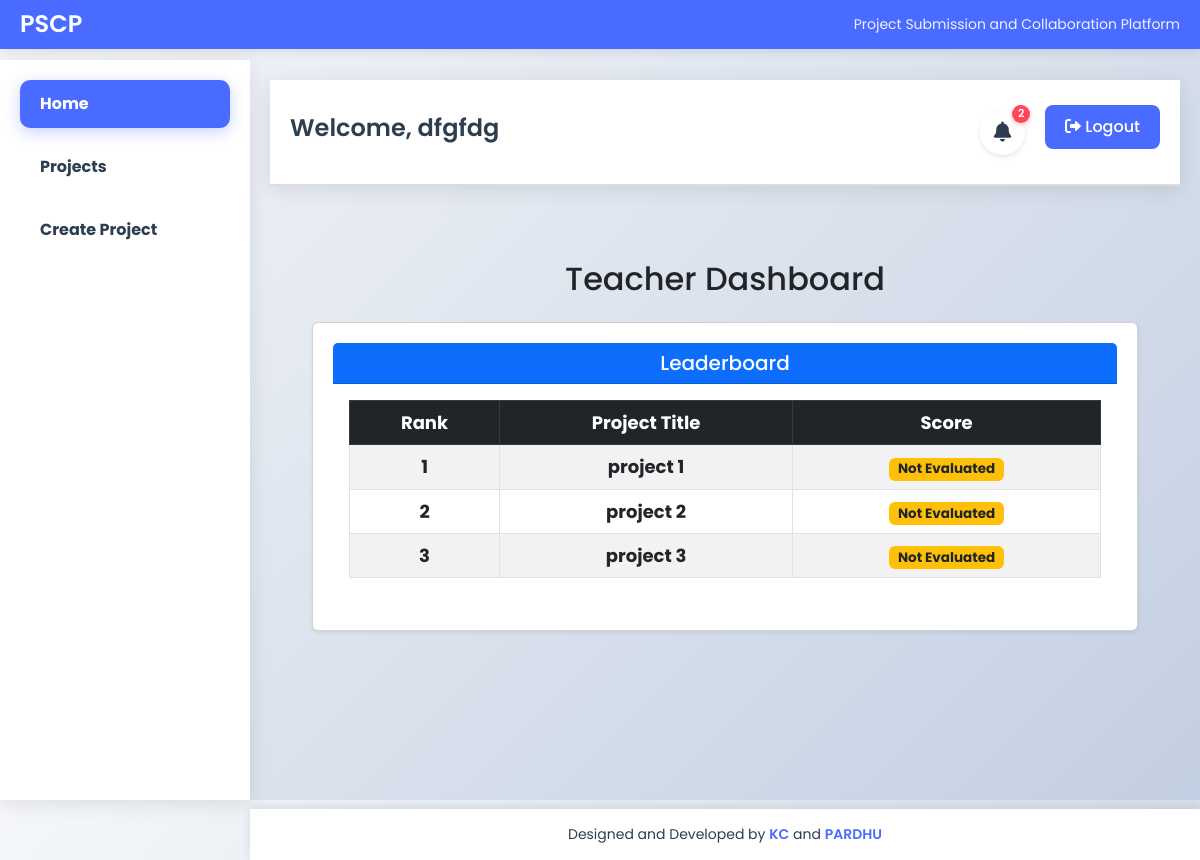
The page /dashboard/teacher/ (signed in) on the database as committed earlier.
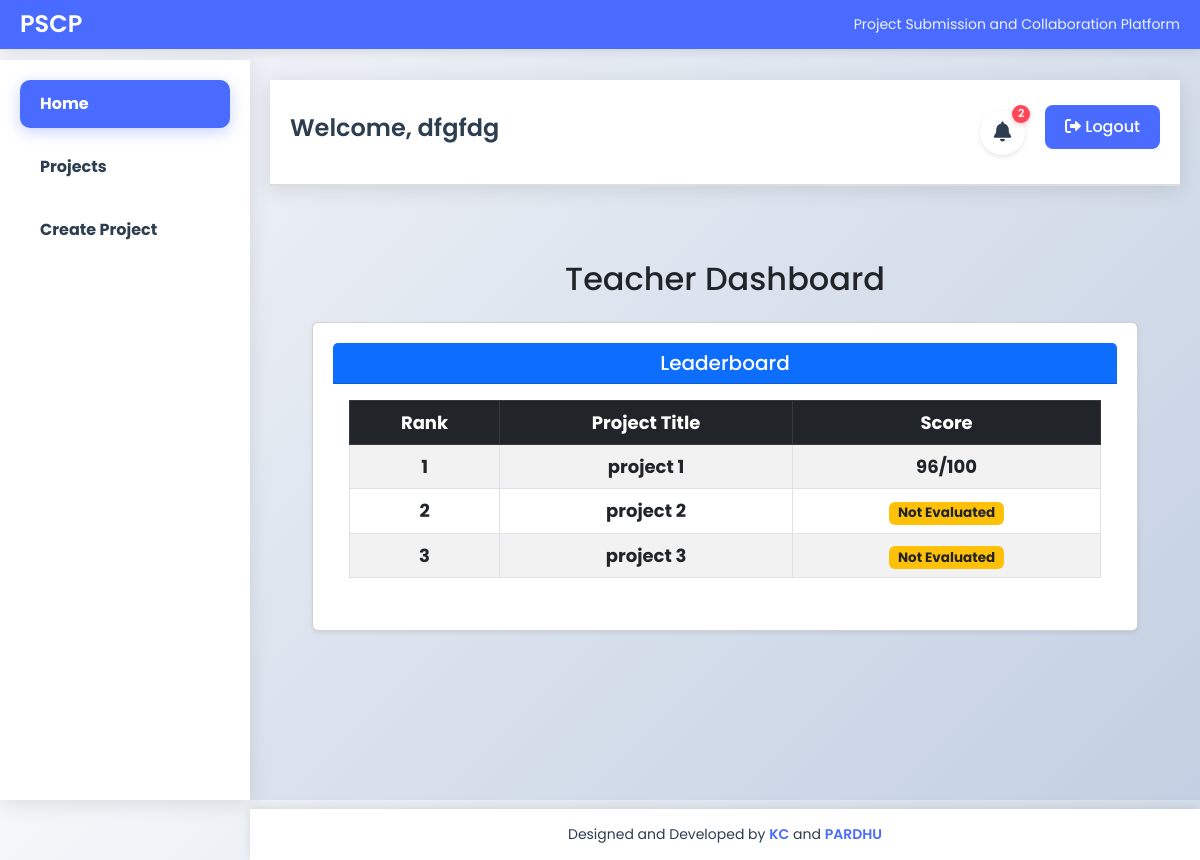
The same page on the database as committed later.
### users/models.py (models this page shows, shortened)
class TeacherProfile(models.Model):
    user = models.OneToOneField(User, on_delete=models.CASCADE)
    full_name = models.CharField(max_length=100)
    faculty_id = models.CharField(max_length=20)
    department = models.CharField(max_length=100)
    designation = models.CharField(max_length=100)

### project/models.py (models this page shows, shortened)
class Project(models.Model):
    title = models.CharField(max_length=255)
    description = models.TextField()
    deadline = models.DateField()
    created_by = models.ForeignKey(User, on_delete=models.CASCADE)  # Links project to the teacher who created it
    file = models.FileField(upload_to="project_files/", null=True, blank=True)  # File submission
    score = models.IntegerField(null=True, blank=True)  # Score (only if file is uploaded)
    is_submitted = models.BooleanField(default=False)
    is_deleted = models.BooleanField(default=False)  # New field to track deleted projects
    created_at = models.DateTimeField(auto_now_add=True)  # Timestamp

### users/views.py (the view)
# urls.py: path('dashboard/teacher/', views.teacher_dashboard, name='teacher_dashboard'),
@login_required
def teacher_dashboard(request):
    teacher_profile = TeacherProfile.objects.get(user=request.user)
    leaderboard_projects = Project.objects.order_by('-score', 'title')
    return render(request, 'dashboard/teacher_dashboard.html', {'teacher': teacher_profile,"leaderboard_projects": leaderboard_projects})

### users/templates/dashboard/teacher_dashboard.html (shortened to what this page needs)
{% extends "base.html" %}
{% block sidebar %}
    <nav>
        <a href="{% url 'teacher_dashboard'%}" class="active">Home</a>
        <a href="{% url 'project:project_list' %}">Projects</a>
        <a href="{% url 'project:create_project' %}">Create Project</a>
    </nav>
{% endblock %}
{% block header %}Welcome, {{ teacher.full_name }}{% endblock %}
{% block content %}
<div class="container mt-4">
    <h2 class="text-center mb-4">Teacher Dashboard</h2>
    <div class="card shadow-sm mb-4">
        <div class="card-header bg-primary text-white">
            <h5 class="mb-0">Leaderboard</h5>
        </div>
        <div class="card-body">
            <table class="table table-striped table-bordered">
                <thead class="table-dark">
                    <tr>
                        <th>Rank</th>
                        <th>Project Title</th>
                        <th>Score</th>
                    </tr>
                </thead>
                <tbody>
                    {% for project in leaderboard_projects %}
                    <tr>
                        <td>{{ forloop.counter }}</td>
                        <td>{{ project.title }}</td>
                        <td>
                            {% if project.score is not None %}
                                {{ project.score }}/100
                            {% else %}
                                <span class="badge bg-warning text-dark">Not Evaluated</span>
                            {% endif %}
                        </td>
                    </tr>
                    {% endfor %}
                </tbody>
            </table>
        </div>
    </div>
</div>
{% endblock %}

### users/templates/base.html (shortened to what this page needs)
<!DOCTYPE html>
<html lang="en">
<head>
    {% load static %}
    <link rel="stylesheet" href="{% static 'dashboard.css' %}">
    <link rel="stylesheet" href="https://code.jquery.com/ui/1.12.1/themes/base/jquery-ui.css">
    <link href="https://cdn.jsdelivr.net/npm/bootstrap@5.3.0/dist/css/bootstrap.min.css" rel="stylesheet">
    <link href="https://cdnjs.cloudflare.com/ajax/libs/font-awesome/6.0.0/css/all.min.css" rel="stylesheet">
</head>
<body>
    <div class="title-bar">
        <div class="title-content">
            <h1>PSCP</h1>
            <p>Project Submission and Collaboration Platform</p>
        </div>
    </div>
    <div class="sidebar">
        {% block sidebar %}
        {% endblock %}
    </div>
    <div class="main-content">
        <header>
            <h2>{% block header %}Dashboard{% endblock %}</h2>
            <div class="top-menu">
                <div class="notification-bell" id="notificationBell" onclick="toggleNotifications()">
                    <i class="fas fa-bell"></i>
                    <span class="notification-count" id="notification-count">0</span>
                </div>
                <form action="{% url 'logout' %}" method="post" style="display: inline;">
                    <button type="submit" class="logout-button">
                        <i class="fas fa-sign-out-alt"></i> Logout
                    </button>
                </form>
            </div>
        </header>
        <section class="content">
            {% block content %}
            {% endblock %}
        </section>
    </div>
    <footer class="designer-footer">
        <div class="footer-content">
            <p>Designed and Developed by <span class="designer-name">KC</span> and <span class="designer-name">PARDHU</span></p>
        </div>
    </footer>
</body>
</html>

### users/static/dashboard.css (style rules this page uses)
* { margin: 0; padding: 0; box-sizing: border-box; }
body { font-family: 'Arial', sans-serif; display: flex; height: 100vh; background: #f4f4f4; color: #333; }
.sidebar { width: 250px; background: #2c3e50; padding: 20px; color: #ecf0f1; display: flex; flex-direction: column; box-shadow: 2px 0 5px rgba(0, 0, 0, 0.2); }
nav a { display: block; padding: 10px 0; color: #bdc3c7; text-decoration: none; font-weight: bold; transition: 0.3s ease; }
nav a.active, nav a:hover { color: #e67e22; background: #34495e; border-radius: 5px; padding-left: 10px; }
.main-content { flex: 1; padding: 20px; display: flex; flex-direction: column; }
header { display: flex; justify-content: space-between; align-items: center; border-bottom: 2px solid #ddd; padding-bottom: 10px; margin-bottom: 20px; }
header h2 { color: #34495e; font-size: 28px; font-weight: bold; }
.card { background: #fff; padding: 20px; box-shadow: 0 2px 5px rgba(0, 0, 0, 0.1); border-radius: 10px; text-align: center; font-size: 18px; color: #555; font-weight: bold; transition: transform 0.3s ease; }
.logout-button { background: none; border: none; color: black; cursor: pointer; font-size: 16px; transition: color 0.3s ease; }
form { max-width: 600px; margin: 0 auto; }
form input, form textarea, form button { width: 100%; padding: 10px; margin-top: 5px; margin-bottom: 15px; }
.card { margin-bottom: 20px; }

Rows that differ between the two databases and show on the page:
changed Project "project 1": score (not shown) → "96"; score "Not Evaluated" → "/100"
